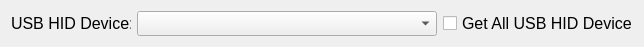
    <widget class="QWidget" name="layoutWidget">
     <property name="geometry">
      <rect>
       <x>10</x>
       <y>350</y>
       <width>624</width>
       <height>27</height>
      </rect>
     </property>
     <layout class="QHBoxLayout" name="horizontalLayout_13">
      <item>
       <widget class="QLabel" name="usbLabel">
        <property name="sizePolicy">
         <sizepolicy hsizetype="Fixed" vsizetype="Fixed">
          <horstretch>0</horstretch>
          <verstretch>0</verstretch>
         </sizepolicy>
        </property>
        <property name="minimumSize">
         <size>
          <width>120</width>
          <height>25</height>
         </size>
        </property>
        <property name="maximumSize">
         <size>
          <width>120</width>
          <height>25</height>
         </size>
        </property>
        <property name="baseSize">
         <size>
          <width>120</width>
          <height>25</height>
         </size>
        </property>
        <property name="font">
         <font>
          <pointsize>12</pointsize>
         </font>
        </property>
        <property name="text">
         <string>USB HID Device:</string>
        </property>
       </widget>
      </item>
      <item>
       <widget class="QComboBox" name="usbDevicesComboBox">
        <property name="sizePolicy">
         <sizepolicy hsizetype="Fixed" vsizetype="Fixed">
          <horstretch>0</horstretch>
          <verstretch>0</verstretch>
         </sizepolicy>
        </property>
        <property name="minimumSize">
         <size>
          <width>300</width>
          <height>25</height>
         </size>
        </property>
        <property name="maximumSize">
         <size>
          <width>300</width>
          <height>25</height>
         </size>
        </property>
        <property name="baseSize">
         <size>
          <width>300</width>
          <height>25</height>
         </size>
        </property>
        <property name="font">
         <font>
          <pointsize>10</pointsize>
         </font>
        </property>
       </widget>
      </item>
      <item>
       <widget class="QCheckBox" name="allHIDDevicesCheckBox">
        <property name="sizePolicy">
         <sizepolicy hsizetype="Fixed" vsizetype="Fixed">
          <horstretch>0</horstretch>
          <verstretch>0</verstretch>
         </sizepolicy>
        </property>
        <property name="minimumSize">
         <size>
          <width>190</width>
          <height>25</height>
         </size>
        </property>
        <property name="maximumSize">
         <size>
          <width>190</width>
          <height>25</height>
         </size>
        </property>
        <property name="baseSize">
         <size>
          <width>190</width>
          <height>25</height>
         </size>
        </property>
        <property name="font">
         <font>
          <pointsize>12</pointsize>
         </font>
        </property>
        <property name="text">
         <string>Get All USB HID Devices</string>
        </property>
       </widget>
      </item>
     </layout>
    </widget>
